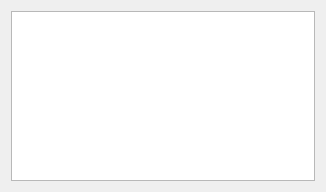
<?xml version="1.0" encoding="UTF-8"?>
<ui version="4.0">
 <class>Form</class>
 <widget class="QWidget" name="Form">
  <property name="geometry">
   <rect>
    <x>0</x>
    <y>0</y>
    <width>326</width>
    <height>192</height>
   </rect>
  </property>
  <property name="sizePolicy">
   <sizepolicy hsizetype="Expanding" vsizetype="Expanding">
    <horstretch>0</horstretch>
    <verstretch>0</verstretch>
   </sizepolicy>
  </property>
  <property name="acceptDrops">
   <bool>true</bool>
  </property>
  <property name="windowTitle">
   <string>Form</string>
  </property>
  <layout class="QVBoxLayout" name="verticalLayout">
   <item>
    <widget class="QListWidget" name="listWidget">
     <property name="acceptDrops">
      <bool>true</bool>
     </property>
     <property name="dragEnabled">
      <bool>true</bool>
     </property>
     <property name="dragDropOverwriteMode">
      <bool>true</bool>
     </property>
     <property name="dragDropMode">
      <enum>QAbstractItemView::DragDrop</enum>
     </property>
    </widget>
   </item>
  </layout>
 </widget>
 <resources/>
 <connections/>
</ui>
